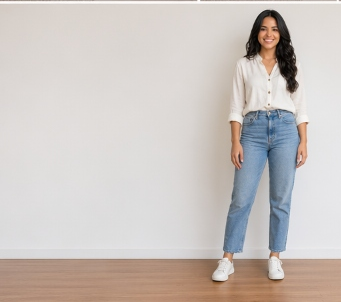
#> input picture images/nessa/studio_front.png, 341 x 302 px, found by its file name
$ python remove_background.py
#> lines starting #> are read from the running program, lines starting #| are printed output that depends on the picture
import os
from PIL import Image

nessa_dir = "/Users/marcosfagner/Downloads/META AI FRAMES/ECOMERCE-MERCADO LIVRE-main/images/nessa"
studio_front_path = os.path.join(nessa_dir, "studio_front.png")

# Open Nessa studio pose
img = Image.open(studio_front_path).convert("RGBA")
width, height = img.size
#> width = 341; height = 302

# Let's perform a flood-fill from the corners to create a transparency mask
# We want to change the white background pixels to transparent (0, 0, 0, 0)
# A simple queue-based flood fill starting from the corners
# Background color in the corners is very close to white (typically > 240 in R, G, B)
data = img.getdata()
new_data = list(data)
#> new_data = 102982 items

# Let's define a flood fill function
# We'll treat any pixel that is very bright (R > 230, G > 230, B > 230) as background
# if it is connected to the corners.
visited = set()
queue = []

# Add the 4 corners and the borders to the queue as starting points
for x in range(width):
    queue.append((x, 0))
    queue.append((x, height - 1))
for y in range(height):
    queue.append((0, y))
    queue.append((width - 1, y))

while queue:
    curr = queue.pop(0)
    if curr in visited:
        continue
    visited.add(curr)

    x, y = curr
    pixel = img.getpixel((x, y))
    r, g, b, a = pixel

    # Check if the pixel is white/bright background (R, G, B > 230)
    # Since the studio background is clean, this is highly reliable
    if r > 225 and g > 225 and b > 225:
        # Make transparent
        new_data[y * width + x] = (0, 0, 0, 0)

        # Add neighbors
        for dx, dy in [(-1, 0), (1, 0), (0, -1), (0, 1)]:
            nx, ny = x + dx, y + dy
            if 0 <= nx < width and 0 <= ny < height:
                if (nx, ny) not in visited:
                    queue.append((nx, ny))
#> this loop made 17179 passes
#> (pixel, r, g, b) on passes 1 to 3: ((153, 140, 134, 255), 153, 140, 134), ((179, 147, 126, 255), 179, 147, 126), ((160, 147, 141, 255), 160, 147, 141)

img.putdata(new_data)
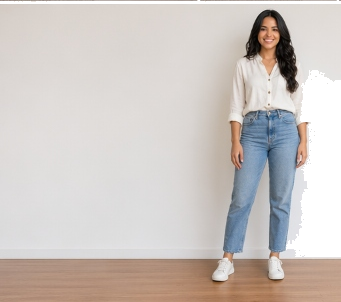
#> img: PIL image 341x302 RGBA; mean R, G, B, A 185.4, 178.2, 174.1, 235.4; transparent parts drawn white

# Save the transparent influencer image
transparent_path = os.path.join(nessa_dir, "studio_front_transparent.png")
img.save(transparent_path, "PNG")
print("Transparent Nessa image created successfully!")
